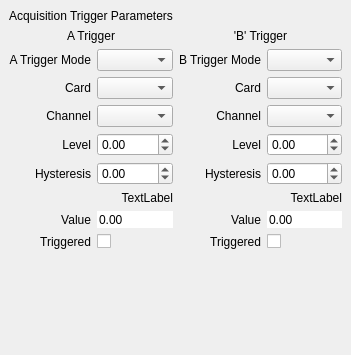
<?xml version="1.0" encoding="UTF-8"?>
<ui version="4.0">
 <class>QxrdAcquisitionTriggerDialog</class>
 <widget class="QDockWidget" name="QxrdAcquisitionTriggerDialog">
  <property name="geometry">
   <rect>
    <x>0</x>
    <y>0</y>
    <width>351</width>
    <height>355</height>
   </rect>
  </property>
  <property name="windowTitle">
   <string>Trigger</string>
  </property>
  <widget class="QWidget" name="dockWidgetContents">
   <layout class="QGridLayout" name="gridLayout">
    <item row="6" column="0">
     <widget class="QLabel" name="label_4">
      <property name="text">
       <string>Channel</string>
      </property>
      <property name="alignment">
       <set>Qt::AlignRight|Qt::AlignTrailing|Qt::AlignVCenter</set>
      </property>
     </widget>
    </item>
    <item row="13" column="2">
     <widget class="QLabel" name="label_17">
      <property name="text">
       <string>Triggered</string>
      </property>
      <property name="alignment">
       <set>Qt::AlignRight|Qt::AlignTrailing|Qt::AlignVCenter</set>
      </property>
     </widget>
    </item>
    <item row="8" column="2">
     <widget class="QLabel" name="label_13">
      <property name="text">
       <string>Level</string>
      </property>
      <property name="alignment">
       <set>Qt::AlignRight|Qt::AlignTrailing|Qt::AlignVCenter</set>
      </property>
     </widget>
    </item>
    <item row="8" column="0">
     <widget class="QLabel" name="label_12">
      <property name="text">
       <string>Level</string>
      </property>
      <property name="alignment">
       <set>Qt::AlignRight|Qt::AlignTrailing|Qt::AlignVCenter</set>
      </property>
     </widget>
    </item>
    <item row="6" column="2">
     <widget class="QLabel" name="label_6">
      <property name="text">
       <string>Channel</string>
      </property>
      <property name="alignment">
       <set>Qt::AlignRight|Qt::AlignTrailing|Qt::AlignVCenter</set>
      </property>
     </widget>
    </item>
    <item row="2" column="0">
     <widget class="QLabel" name="label_2">
      <property name="text">
       <string>A Trigger Mode</string>
      </property>
      <property name="alignment">
       <set>Qt::AlignRight|Qt::AlignTrailing|Qt::AlignVCenter</set>
      </property>
     </widget>
    </item>
    <item row="11" column="2">
     <widget class="QLabel" name="label_16">
      <property name="text">
       <string>Value</string>
      </property>
      <property name="alignment">
       <set>Qt::AlignRight|Qt::AlignTrailing|Qt::AlignVCenter</set>
      </property>
     </widget>
    </item>
    <item row="1" column="2" colspan="2">
     <widget class="QLabel" name="label_11">
      <property name="text">
       <string>'B' Trigger</string>
      </property>
      <property name="alignment">
       <set>Qt::AlignCenter</set>
      </property>
     </widget>
    </item>
    <item row="2" column="1">
     <widget class="QComboBox" name="m_ATrigMode"/>
    </item>
    <item row="1" column="0" colspan="2">
     <widget class="QLabel" name="label_10">
      <property name="text">
       <string>A Trigger</string>
      </property>
      <property name="alignment">
       <set>Qt::AlignCenter</set>
      </property>
     </widget>
    </item>
    <item row="2" column="2">
     <widget class="QLabel" name="label_7">
      <property name="text">
       <string>B Trigger Mode</string>
      </property>
      <property name="alignment">
       <set>Qt::AlignRight|Qt::AlignTrailing|Qt::AlignVCenter</set>
      </property>
     </widget>
    </item>
    <item row="3" column="0">
     <widget class="QLabel" name="label_3">
      <property name="text">
       <string>Card</string>
      </property>
      <property name="alignment">
       <set>Qt::AlignRight|Qt::AlignTrailing|Qt::AlignVCenter</set>
      </property>
     </widget>
    </item>
    <item row="6" column="3">
     <widget class="QComboBox" name="m_BTrigChan"/>
    </item>
    <item row="8" column="1">
     <widget class="QDoubleSpinBox" name="m_ATrigLevel">
      <property name="minimum">
       <double>-10.000000000000000</double>
      </property>
      <property name="maximum">
       <double>10.000000000000000</double>
      </property>
      <property name="singleStep">
       <double>0.100000000000000</double>
      </property>
     </widget>
    </item>
    <item row="11" column="0">
     <widget class="QLabel" name="label_14">
      <property name="text">
       <string>Value</string>
      </property>
      <property name="alignment">
       <set>Qt::AlignRight|Qt::AlignTrailing|Qt::AlignVCenter</set>
      </property>
     </widget>
    </item>
    <item row="3" column="1">
     <widget class="QComboBox" name="m_ATrigCard"/>
    </item>
    <item row="8" column="3">
     <widget class="QDoubleSpinBox" name="m_BTrigLevel">
      <property name="minimum">
       <double>-10.000000000000000</double>
      </property>
      <property name="maximum">
       <double>10.000000000000000</double>
      </property>
      <property name="singleStep">
       <double>0.100000000000000</double>
      </property>
     </widget>
    </item>
    <item row="6" column="1">
     <widget class="QComboBox" name="m_ATrigChan"/>
    </item>
    <item row="2" column="3">
     <widget class="QComboBox" name="m_BTrigMode">
      <property name="toolTip">
       <string/>
      </property>
     </widget>
    </item>
    <item row="3" column="2">
     <widget class="QLabel" name="label_8">
      <property name="text">
       <string>Card</string>
      </property>
      <property name="alignment">
       <set>Qt::AlignRight|Qt::AlignTrailing|Qt::AlignVCenter</set>
      </property>
     </widget>
    </item>
    <item row="13" column="3">
     <widget class="QCheckBox" name="m_BTrigTriggered">
      <property name="text">
       <string/>
      </property>
      <property name="checkable">
       <bool>true</bool>
      </property>
     </widget>
    </item>
    <item row="13" column="1">
     <widget class="QCheckBox" name="m_ATrigTriggered">
      <property name="text">
       <string/>
      </property>
      <property name="checkable">
       <bool>true</bool>
      </property>
     </widget>
    </item>
    <item row="3" column="3">
     <widget class="QComboBox" name="m_BTrigCard"/>
    </item>
    <item row="14" column="0" colspan="4">
     <spacer name="verticalSpacer">
      <property name="orientation">
       <enum>Qt::Vertical</enum>
      </property>
      <property name="sizeHint" stdset="0">
       <size>
        <width>20</width>
        <height>40</height>
       </size>
      </property>
     </spacer>
    </item>
    <item row="13" column="0">
     <widget class="QLabel" name="label_15">
      <property name="text">
       <string>Triggered</string>
      </property>
      <property name="alignment">
       <set>Qt::AlignRight|Qt::AlignTrailing|Qt::AlignVCenter</set>
      </property>
     </widget>
    </item>
    <item row="0" column="0" colspan="4">
     <widget class="QLabel" name="label">
      <property name="text">
       <string>Acquisition Trigger Parameters</string>
      </property>
     </widget>
    </item>
    <item row="11" column="1">
     <widget class="QDoubleSpinBox" name="m_ATrigValue">
      <property name="frame">
       <bool>false</bool>
      </property>
      <property name="readOnly">
       <bool>true</bool>
      </property>
      <property name="buttonSymbols">
       <enum>QAbstractSpinBox::NoButtons</enum>
      </property>
      <property name="minimum">
       <double>-10.000000000000000</double>
      </property>
      <property name="maximum">
       <double>10.000000000000000</double>
      </property>
      <property name="singleStep">
       <double>0.100000000000000</double>
      </property>
     </widget>
    </item>
    <item row="11" column="3">
     <widget class="QDoubleSpinBox" name="m_BTrigValue">
      <property name="frame">
       <bool>false</bool>
      </property>
      <property name="readOnly">
       <bool>true</bool>
      </property>
      <property name="buttonSymbols">
       <enum>QAbstractSpinBox::NoButtons</enum>
      </property>
      <property name="minimum">
       <double>-10.000000000000000</double>
      </property>
      <property name="maximum">
       <double>10.000000000000000</double>
      </property>
      <property name="singleStep">
       <double>0.100000000000000</double>
      </property>
     </widget>
    </item>
    <item row="10" column="0" colspan="2">
     <widget class="QLabel" name="m_ATrigChanName">
      <property name="text">
       <string>TextLabel</string>
      </property>
      <property name="alignment">
       <set>Qt::AlignRight|Qt::AlignTrailing|Qt::AlignVCenter</set>
      </property>
     </widget>
    </item>
    <item row="10" column="2" colspan="2">
     <widget class="QLabel" name="m_BTrigChanName">
      <property name="text">
       <string>TextLabel</string>
      </property>
      <property name="alignment">
       <set>Qt::AlignRight|Qt::AlignTrailing|Qt::AlignVCenter</set>
      </property>
     </widget>
    </item>
    <item row="9" column="0">
     <widget class="QLabel" name="label_18">
      <property name="text">
       <string>Hysteresis</string>
      </property>
      <property name="alignment">
       <set>Qt::AlignRight|Qt::AlignTrailing|Qt::AlignVCenter</set>
      </property>
     </widget>
    </item>
    <item row="9" column="1">
     <widget class="QDoubleSpinBox" name="m_ATrigHysteresis">
      <property name="minimum">
       <double>-10.000000000000000</double>
      </property>
      <property name="maximum">
       <double>10.000000000000000</double>
      </property>
      <property name="singleStep">
       <double>0.100000000000000</double>
      </property>
     </widget>
    </item>
    <item row="9" column="2">
     <widget class="QLabel" name="label_19">
      <property name="text">
       <string>Hysteresis</string>
      </property>
      <property name="alignment">
       <set>Qt::AlignRight|Qt::AlignTrailing|Qt::AlignVCenter</set>
      </property>
     </widget>
    </item>
    <item row="9" column="3">
     <widget class="QDoubleSpinBox" name="m_BTrigHysteresis">
      <property name="minimum">
       <double>-10.000000000000000</double>
      </property>
      <property name="maximum">
       <double>10.000000000000000</double>
      </property>
      <property name="singleStep">
       <double>0.100000000000000</double>
      </property>
     </widget>
    </item>
   </layout>
  </widget>
 </widget>
 <resources/>
 <connections/>
</ui>
